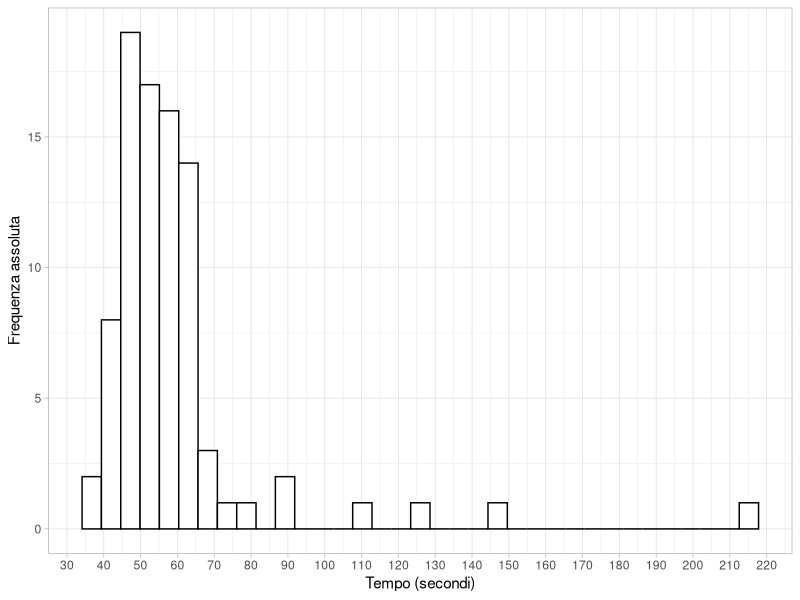
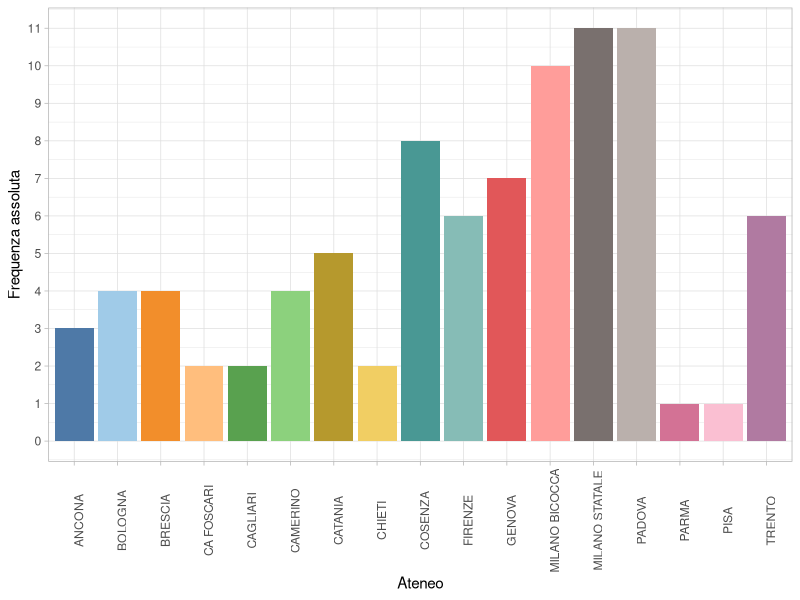
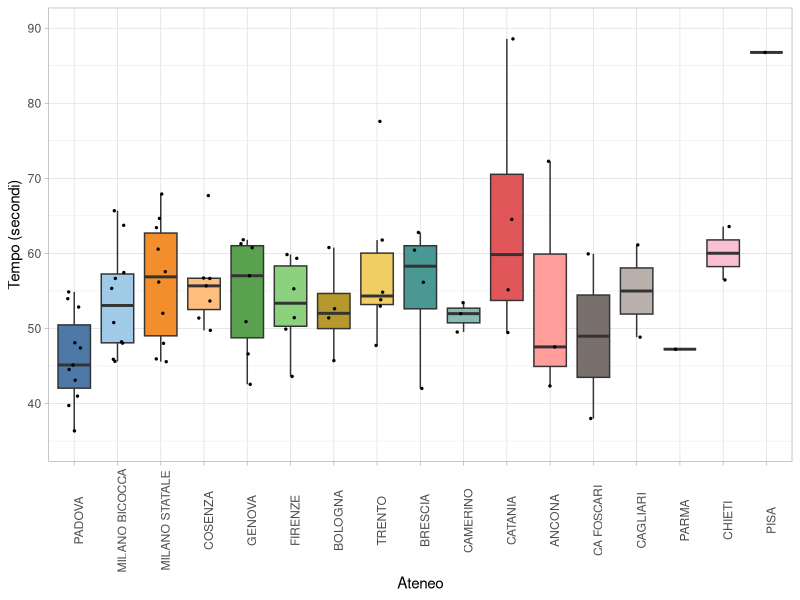
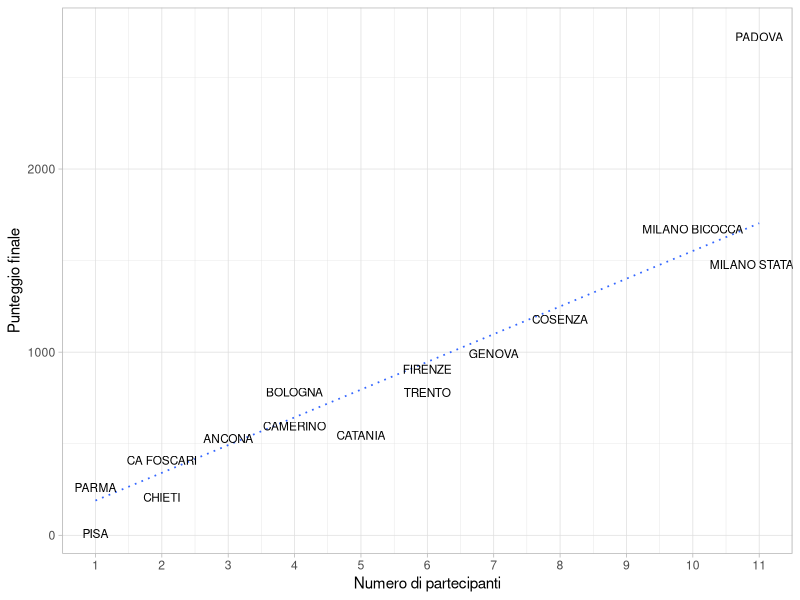
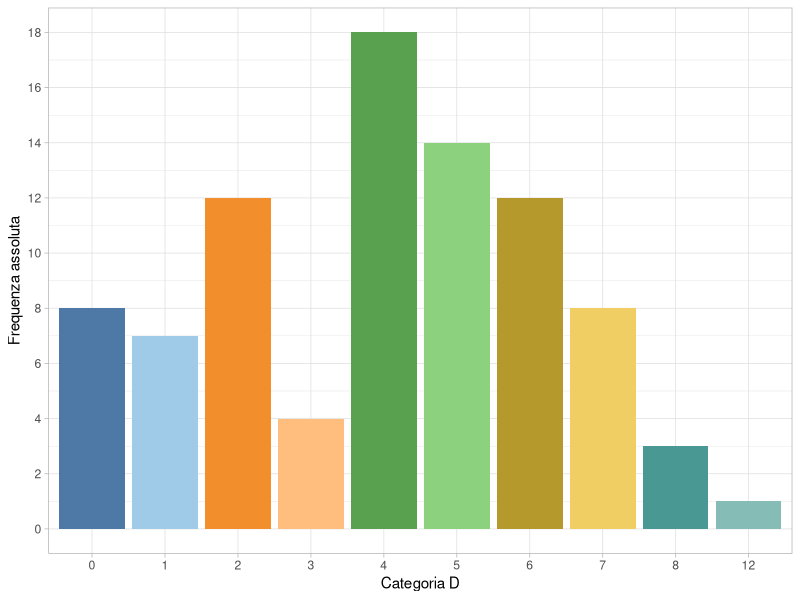
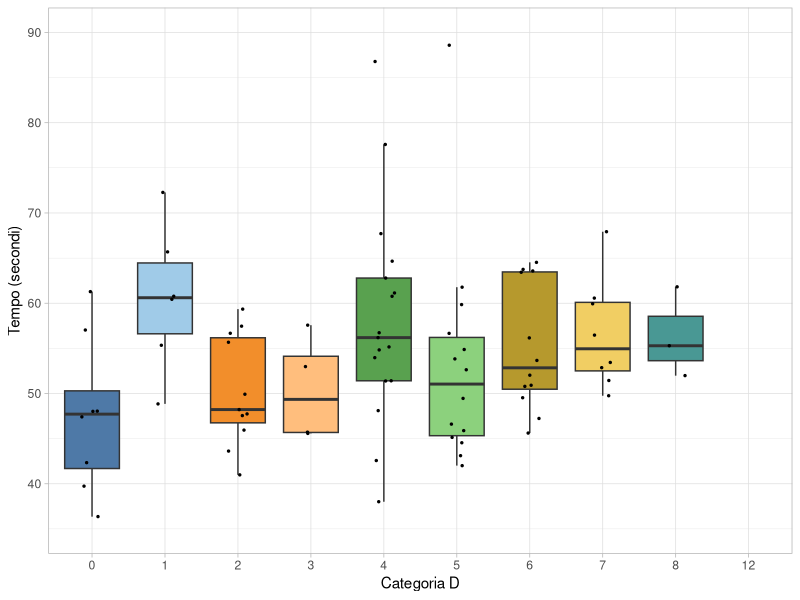

The R source for these figures, in order:
## ---- chunk 1
#| echo: false
#| message: false
rm(list = ls())
gigante_f <- read.csv("gigante_femminile.csv", sep = ";")

library(tidyverse)
library(lubridate)
library(stringr)
library(ggthemes)

gigante_f$Categoria <- as.numeric(str_remove(gigante_f$Categoria, "D"))

gigante_f$Tempo[1:62] <- paste("0:", gigante_f$Tempo[1:62], sep = "")
gigante_f$Tempo <- ms(gigante_f$Tempo)

gigante_f$Ateneo <- as.factor(gigante_f$Ateneo)
gigante_f$Categoria <- as.factor(gigante_f$Categoria)
# glimpse(gigante_f)
## ---- chunk 2
atenei <- read.csv("atenei.csv", sep = ";")

gigante_freq <- data.frame(table(gigante_f$Ateneo))
gigante_freq$Tempo_Eccellenza <- tapply(as.numeric(gigante_f$Tempo), 
                                        gigante_f$Ateneo, function(x) mean(head(x, n = 4)))
colnames(gigante_freq) <- c("Ateneo", "Partecipanti", "Tempo_migliori_4")
gigante_freq <- merge(subset(atenei, select = c(Ateneo, Gigante_F)), gigante_freq, by = "Ateneo")
colnames(gigante_freq) <- c("Ateneo", "Graduatoria","Partecipanti", "Tempo_migliori_4")
## ---- chunk 3
#| fig-width: 8
#| fig-height: 4
ggplot(data = gigante_f, aes(x = Tempo, y = after_stat(count))) + geom_histogram(fill = "white", col = "black", bins = 35) + theme_light() + ylab("Frequenza assoluta") + xlab("Tempo (secondi)") + scale_x_continuous(n.breaks = 20)
## ---- chunk 4
tab <- c(summary(as.numeric(gigante_f$Tempo)))[-4]
names(tab) <- c("Tempo migliore", "Primo quartile", "Tempo mediano", "Terzo quartile", "Tempo peggiore")
knitr::kable(t(tab), digits = 2)
## ---- chunk 5
#| fig-width: 8
#| fig-height: 4
ggplot(data = gigante_f, aes(x = Ateneo, y = after_stat(count), fill = Ateneo)) + geom_bar() + theme_light() + ylab("Frequenza assoluta") + theme_light() + theme(axis.text.x = element_text(angle = 90), legend.position = "none") + scale_fill_tableau(palette = "Tableau 20") + scale_y_continuous(n.breaks = 10)
## ---- chunk 6
#| warning: false
#| fig-width: 8
#| fig-height: 5

gigante_f$Ateneo <- factor(gigante_f$Ateneo, 
                           levels = levels(gigante_f$Ateneo)[order(gigante_freq$Graduatoria, decreasing = TRUE)], 
                           ordered = TRUE)
ggplot(data = gigante_f, aes(x = Ateneo, y = Tempo, fill = Ateneo)) + geom_boxplot(outlier.size = 0, outlier.alpha = 0) + geom_jitter(width = 0.15, size = 0.5) + theme_light() + theme(axis.text.x = element_text(angle = 90), legend.position = "none") + xlab("Ateneo") + ylab("Tempo (secondi)") + ylim(c(35, 90)) + scale_fill_tableau(palette = "Tableau 20")
## ---- chunk 7
#| warning: false
#| message: false
#| fig-width: 10
#| fig-height: 5
library(MASS)
ggplot(data = gigante_freq, aes(x = Partecipanti, y = Graduatoria, label = Ateneo))  + theme_light() + xlab("Numero di partecipanti") + ylab("Punteggio finale") + geom_smooth(method = "rlm", se = F, linetype = "dotted", size = 0.6) + geom_text(size = 3, vjust = "top", check_overlap = TRUE)+ scale_x_continuous(n.breaks = 10)
## ---- chunk 8
contributo <- residuals(rlm(Graduatoria ~ Partecipanti, data = gigante_freq))
names(contributo) <- gigante_freq$Ateneo
knitr::kable(sort(contributo, decreasing = TRUE), digits = 0, col.names = c("Ateneo",  "Punti bonus/malus legati alla capacità dei partecipanti"))
## ---- chunk 9
#| fig-width: 8
#| fig-height: 4
ggplot(data = gigante_f, aes(x = Categoria, y = after_stat(count), fill = Categoria)) + geom_bar() + theme_light() + ylab("Frequenza assoluta") + theme_light() + theme(legend.position = "none") + scale_fill_tableau(palette = "Tableau 20") + scale_y_continuous(n.breaks = 10) + xlab("Categoria D")
## ---- chunk 10
#| warning: false
#| fig-width: 8
#| fig-height: 4
ggplot(data = gigante_f, aes(x = Categoria, y = Tempo, fill = Categoria)) + geom_boxplot(outlier.size = 0, outlier.alpha = 0) + geom_jitter(width = 0.15, size = 0.5) + theme_light() + theme( legend.position = "none") + ylab("Tempo (secondi)") + ylim(c(35, 90)) + xlab("Categoria D") + scale_fill_tableau(palette = "Tableau 20")
